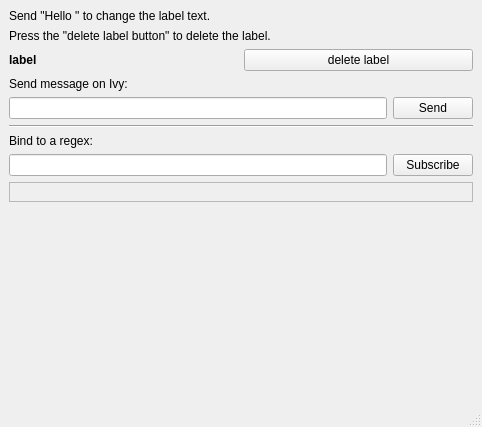
<?xml version="1.0" encoding="UTF-8"?>
<ui version="4.0">
 <class>MainWindow</class>
 <widget class="QMainWindow" name="MainWindow">
  <property name="geometry">
   <rect>
    <x>0</x>
    <y>0</y>
    <width>482</width>
    <height>427</height>
   </rect>
  </property>
  <property name="windowTitle">
   <string>IvyQt test</string>
  </property>
  <widget class="QWidget" name="centralwidget">
   <layout class="QVBoxLayout" name="verticalLayout">
    <item>
     <widget class="QLabel" name="label_2">
      <property name="text">
       <string>Send &quot;Hello &lt;name&gt;&quot; to change the label text.</string>
      </property>
     </widget>
    </item>
    <item>
     <widget class="QLabel" name="label_3">
      <property name="text">
       <string>Press the &quot;delete label button&quot; to delete the label.</string>
      </property>
     </widget>
    </item>
    <item>
     <layout class="QHBoxLayout" name="horizontalLayout">
      <item>
       <widget class="QLabel" name="label">
        <property name="styleSheet">
         <string notr="true">font-weight: bold;</string>
        </property>
        <property name="text">
         <string>label</string>
        </property>
       </widget>
      </item>
      <item>
       <widget class="QPushButton" name="label_button">
        <property name="text">
         <string>delete label</string>
        </property>
       </widget>
      </item>
     </layout>
    </item>
    <item>
     <widget class="QLabel" name="label_4">
      <property name="text">
       <string>Send message on Ivy:</string>
      </property>
     </widget>
    </item>
    <item>
     <layout class="QHBoxLayout" name="horizontalLayout_2">
      <item>
       <widget class="QLineEdit" name="line_edit"/>
      </item>
      <item>
       <widget class="QPushButton" name="send_button">
        <property name="text">
         <string>Send</string>
        </property>
       </widget>
      </item>
     </layout>
    </item>
    <item>
     <widget class="Line" name="line">
      <property name="orientation">
       <enum>Qt::Horizontal</enum>
      </property>
     </widget>
    </item>
    <item>
     <widget class="QLabel" name="label_5">
      <property name="text">
       <string>Bind to a regex:</string>
      </property>
     </widget>
    </item>
    <item>
     <layout class="QHBoxLayout" name="horizontalLayout_3">
      <item>
       <widget class="QLineEdit" name="regex_lineEdit"/>
      </item>
      <item>
       <widget class="QPushButton" name="subscribe_button">
        <property name="text">
         <string>Subscribe</string>
        </property>
       </widget>
      </item>
     </layout>
    </item>
    <item>
     <widget class="QFrame" name="sub_frame">
      <property name="frameShape">
       <enum>QFrame::StyledPanel</enum>
      </property>
      <property name="frameShadow">
       <enum>QFrame::Raised</enum>
      </property>
      <layout class="QVBoxLayout" name="verticalLayout_2"/>
     </widget>
    </item>
    <item>
     <spacer name="verticalSpacer">
      <property name="orientation">
       <enum>Qt::Vertical</enum>
      </property>
      <property name="sizeHint" stdset="0">
       <size>
        <width>20</width>
        <height>40</height>
       </size>
      </property>
     </spacer>
    </item>
   </layout>
  </widget>
  <widget class="QMenuBar" name="menubar">
   <property name="geometry">
    <rect>
     <x>0</x>
     <y>0</y>
     <width>482</width>
     <height>22</height>
    </rect>
   </property>
  </widget>
  <widget class="QStatusBar" name="statusbar"/>
 </widget>
 <resources/>
 <connections/>
</ui>
